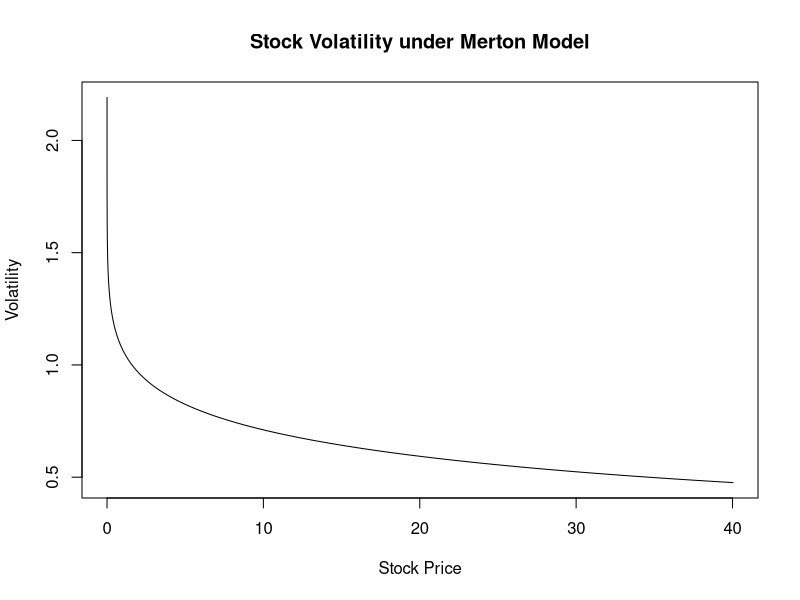
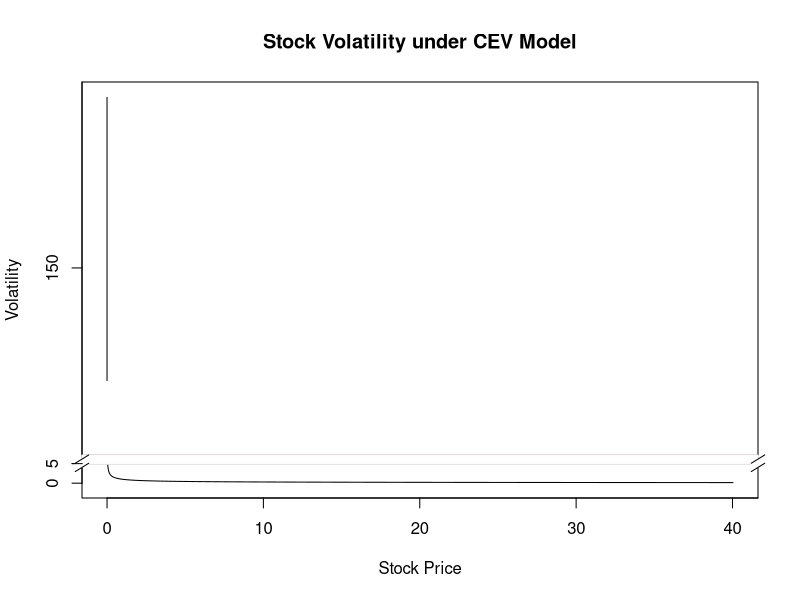

Write the R code that produced these figures, in order.
library(plotrix)
setwd("/Users/wanbaep2/Desktop/FIN513/Homework/HW6")
problem2 = read.csv("problem2.csv")

plot(problem2$OPTION_PRICE, problem2$VOL, xlab = "Stock Price",
     ylab = "Volatility", type ='l',
     main = "Stock Volatility under Merton Model")

from = 5
to = 100
gap.plot(problem2$OPTION_PRICE, problem2$CEVVOL, 
         xlab = "Stock Price",
     ylab = "Volatility", type = 'l',
     gap = c(from, to),
     main = "Stock Volatility under CEV Model")
axis.break(2, from, breakcol="snow", style="gap")
axis.break(2, from*(1+0.02), breakcol="black", style="slash")
axis.break(4, from*(1+0.02), breakcol="black", style="slash")
axis(2, at=from)
